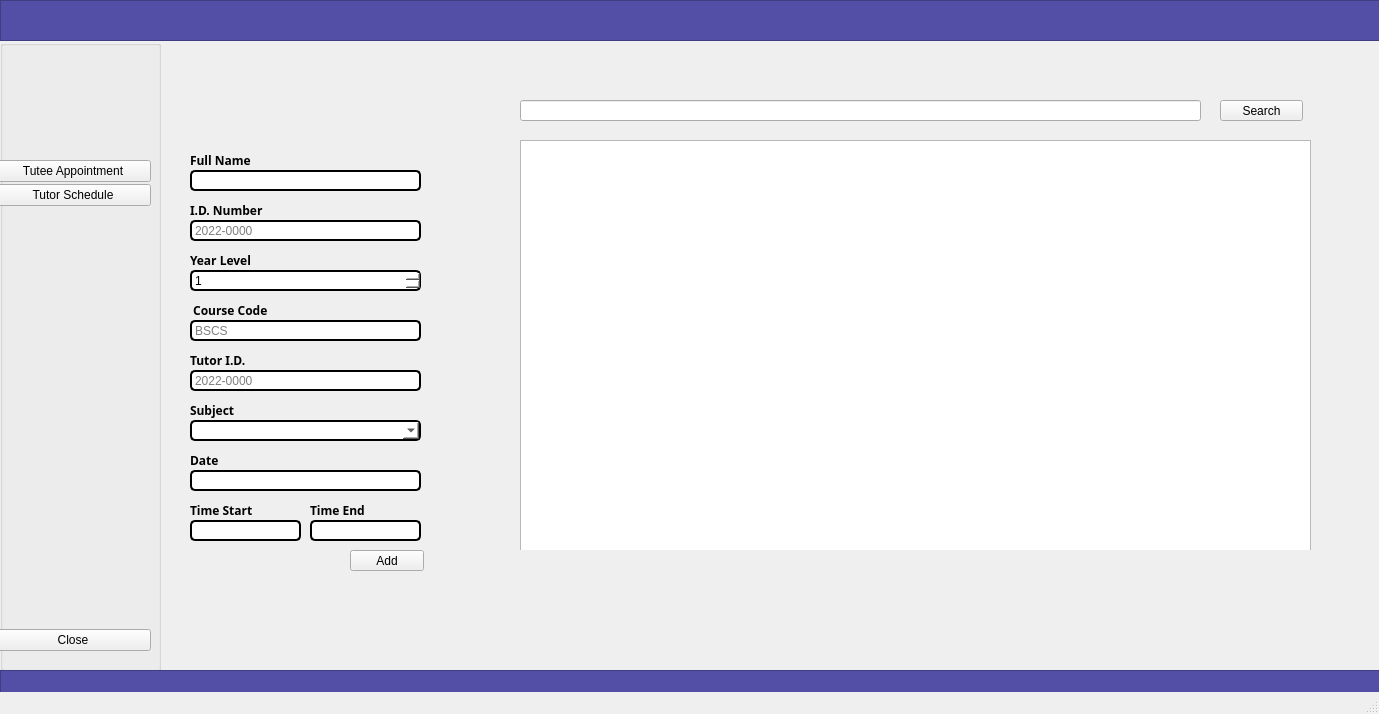
<?xml version="1.0" encoding="UTF-8"?>
<ui version="4.0">
 <class>MainWindow</class>
 <widget class="QMainWindow" name="MainWindow">
  <property name="geometry">
   <rect>
    <x>0</x>
    <y>0</y>
    <width>1379</width>
    <height>714</height>
   </rect>
  </property>
  <property name="windowTitle">
   <string>MainWindow</string>
  </property>
  <widget class="QWidget" name="centralwidget">
   <widget class="QStackedWidget" name="stackedWidget">
    <property name="geometry">
     <rect>
      <x>150</x>
      <y>50</y>
      <width>1231</width>
      <height>500</height>
     </rect>
    </property>
    <property name="currentIndex">
     <number>0</number>
    </property>
    <widget class="QWidget" name="page1">
     <widget class="QLabel" name="label1">
      <property name="geometry">
       <rect>
        <x>40</x>
        <y>100</y>
        <width>101</width>
        <height>21</height>
       </rect>
      </property>
      <property name="font">
       <font>
        <family>Rockwell</family>
        <bold>true</bold>
       </font>
      </property>
      <property name="text">
       <string>Full Name</string>
      </property>
     </widget>
     <widget class="QLineEdit" name="fullname1">
      <property name="geometry">
       <rect>
        <x>40</x>
        <y>120</y>
        <width>231</width>
        <height>21</height>
       </rect>
      </property>
      <property name="styleSheet">
       <string notr="true">background-color: white;
    border: 2px solid #000000;
    border-radius: 5px;
    padding: 1px;
    box-shadow: 0 0 10px rgba(0, 0, 0, 0.5);</string>
      </property>
     </widget>
     <widget class="QLabel" name="label2">
      <property name="geometry">
       <rect>
        <x>40</x>
        <y>150</y>
        <width>101</width>
        <height>21</height>
       </rect>
      </property>
      <property name="font">
       <font>
        <family>Rockwell</family>
        <bold>true</bold>
       </font>
      </property>
      <property name="text">
       <string>I.D. Number</string>
      </property>
     </widget>
     <widget class="QLineEdit" name="idnumber1">
      <property name="geometry">
       <rect>
        <x>40</x>
        <y>170</y>
        <width>231</width>
        <height>21</height>
       </rect>
      </property>
      <property name="styleSheet">
       <string notr="true">background-color: white;
    border: 2px solid #000000;
    border-radius: 5px;
    padding: 1px;
    box-shadow: 0 0 10px rgba(0, 0, 0, 0.5);</string>
      </property>
      <property name="placeholderText">
       <string>2022-0000</string>
      </property>
     </widget>
     <widget class="QLabel" name="label3">
      <property name="geometry">
       <rect>
        <x>40</x>
        <y>200</y>
        <width>101</width>
        <height>21</height>
       </rect>
      </property>
      <property name="font">
       <font>
        <family>Rockwell</family>
        <bold>true</bold>
       </font>
      </property>
      <property name="text">
       <string>Year Level</string>
      </property>
     </widget>
     <widget class="QLineEdit" name="coursecode1">
      <property name="geometry">
       <rect>
        <x>40</x>
        <y>270</y>
        <width>231</width>
        <height>21</height>
       </rect>
      </property>
      <property name="styleSheet">
       <string notr="true">background-color: white;
    border: 2px solid #000000;
    border-radius: 5px;
    padding: 1px;
    box-shadow: 0 0 10px rgba(0, 0, 0, 0.5);</string>
      </property>
      <property name="placeholderText">
       <string>BSCS</string>
      </property>
     </widget>
     <widget class="QSpinBox" name="yearlevel1">
      <property name="geometry">
       <rect>
        <x>40</x>
        <y>220</y>
        <width>231</width>
        <height>21</height>
       </rect>
      </property>
      <property name="styleSheet">
       <string notr="true">background-color: white;
    border: 2px solid #000000;
    border-radius: 5px;
    padding: 1px;
    box-shadow: 0 0 10px rgba(0, 0, 0, 0.5);</string>
      </property>
      <property name="minimum">
       <number>1</number>
      </property>
      <property name="maximum">
       <number>4</number>
      </property>
     </widget>
     <widget class="QLabel" name="label4">
      <property name="geometry">
       <rect>
        <x>40</x>
        <y>250</y>
        <width>101</width>
        <height>21</height>
       </rect>
      </property>
      <property name="font">
       <font>
        <family>Rockwell</family>
        <bold>true</bold>
       </font>
      </property>
      <property name="text">
       <string> Course Code</string>
      </property>
     </widget>
     <widget class="QLabel" name="label5">
      <property name="geometry">
       <rect>
        <x>40</x>
        <y>300</y>
        <width>101</width>
        <height>21</height>
       </rect>
      </property>
      <property name="font">
       <font>
        <family>Rockwell</family>
        <bold>true</bold>
       </font>
      </property>
      <property name="text">
       <string>Tutor I.D.</string>
      </property>
     </widget>
     <widget class="QLineEdit" name="tutorid1">
      <property name="geometry">
       <rect>
        <x>40</x>
        <y>320</y>
        <width>231</width>
        <height>21</height>
       </rect>
      </property>
      <property name="styleSheet">
       <string notr="true">background-color: white;
    border: 2px solid #000000;
    border-radius: 5px;
    padding: 1px;
    box-shadow: 0 0 10px rgba(0, 0, 0, 0.5);</string>
      </property>
      <property name="placeholderText">
       <string>2022-0000</string>
      </property>
     </widget>
     <widget class="QLabel" name="label6">
      <property name="geometry">
       <rect>
        <x>40</x>
        <y>350</y>
        <width>101</width>
        <height>21</height>
       </rect>
      </property>
      <property name="font">
       <font>
        <family>Rockwell</family>
        <bold>true</bold>
       </font>
      </property>
      <property name="text">
       <string>Subject</string>
      </property>
     </widget>
     <widget class="QLabel" name="label7">
      <property name="geometry">
       <rect>
        <x>40</x>
        <y>400</y>
        <width>101</width>
        <height>21</height>
       </rect>
      </property>
      <property name="font">
       <font>
        <family>Rockwell</family>
        <bold>true</bold>
       </font>
      </property>
      <property name="text">
       <string>Date</string>
      </property>
     </widget>
     <widget class="QLineEdit" name="date1">
      <property name="geometry">
       <rect>
        <x>40</x>
        <y>420</y>
        <width>231</width>
        <height>21</height>
       </rect>
      </property>
      <property name="styleSheet">
       <string notr="true">background-color: white;
    border: 2px solid #000000;
    border-radius: 5px;
    padding: 1px;
    box-shadow: 0 0 10px rgba(0, 0, 0, 0.5);</string>
      </property>
     </widget>
     <widget class="QLabel" name="label8">
      <property name="geometry">
       <rect>
        <x>40</x>
        <y>450</y>
        <width>101</width>
        <height>21</height>
       </rect>
      </property>
      <property name="font">
       <font>
        <family>Rockwell</family>
        <bold>true</bold>
       </font>
      </property>
      <property name="text">
       <string>Time Start</string>
      </property>
     </widget>
     <widget class="QLineEdit" name="timestart1">
      <property name="geometry">
       <rect>
        <x>40</x>
        <y>470</y>
        <width>111</width>
        <height>21</height>
       </rect>
      </property>
      <property name="styleSheet">
       <string notr="true">background-color: white;
    border: 2px solid #000000;
    border-radius: 5px;
    padding: 1px;
    box-shadow: 0 0 10px rgba(0, 0, 0, 0.5);</string>
      </property>
     </widget>
     <widget class="QLabel" name="label9">
      <property name="geometry">
       <rect>
        <x>160</x>
        <y>450</y>
        <width>101</width>
        <height>21</height>
       </rect>
      </property>
      <property name="font">
       <font>
        <family>Rockwell</family>
        <bold>true</bold>
       </font>
      </property>
      <property name="text">
       <string>Time End</string>
      </property>
     </widget>
     <widget class="QLineEdit" name="timeend1">
      <property name="geometry">
       <rect>
        <x>160</x>
        <y>470</y>
        <width>111</width>
        <height>21</height>
       </rect>
      </property>
      <property name="styleSheet">
       <string notr="true">background-color: white;
    border: 2px solid #000000;
    border-radius: 5px;
    padding: 1px;
    box-shadow: 0 0 10px rgba(0, 0, 0, 0.5);</string>
      </property>
     </widget>
     <widget class="QComboBox" name="subject1">
      <property name="geometry">
       <rect>
        <x>40</x>
        <y>370</y>
        <width>231</width>
        <height>21</height>
       </rect>
      </property>
      <property name="styleSheet">
       <string notr="true">background-color: white;
    border: 2px solid #000000;
    border-radius: 5px;
    padding: 1px;
    box-shadow: 0 0 10px rgba(0, 0, 0, 0.5);</string>
      </property>
     </widget>
     <widget class="QPushButton" name="pushButton">
      <property name="geometry">
       <rect>
        <x>190</x>
        <y>500</y>
        <width>83</width>
        <height>21</height>
       </rect>
      </property>
      <property name="text">
       <string>Add</string>
      </property>
     </widget>
     <widget class="QTableWidget" name="tableWidget_2">
      <property name="geometry">
       <rect>
        <x>370</x>
        <y>90</y>
        <width>791</width>
        <height>461</height>
       </rect>
      </property>
     </widget>
     <widget class="QLineEdit" name="searchline2_2">
      <property name="geometry">
       <rect>
        <x>370</x>
        <y>50</y>
        <width>681</width>
        <height>21</height>
       </rect>
      </property>
     </widget>
     <widget class="QPushButton" name="search2_2">
      <property name="geometry">
       <rect>
        <x>1070</x>
        <y>50</y>
        <width>83</width>
        <height>21</height>
       </rect>
      </property>
      <property name="text">
       <string>Search</string>
      </property>
     </widget>
    </widget>
    <widget class="QWidget" name="page2">
     <widget class="QLineEdit" name="idnumber2">
      <property name="geometry">
       <rect>
        <x>40</x>
        <y>170</y>
        <width>231</width>
        <height>21</height>
       </rect>
      </property>
      <property name="styleSheet">
       <string notr="true">background-color: white;
    border: 2px solid #000000;
    border-radius: 5px;
    padding: 1px;
    box-shadow: 0 0 10px rgba(0, 0, 0, 0.5);</string>
      </property>
      <property name="placeholderText">
       <string>2000-0000</string>
      </property>
     </widget>
     <widget class="QLabel" name="label15">
      <property name="geometry">
       <rect>
        <x>160</x>
        <y>300</y>
        <width>101</width>
        <height>21</height>
       </rect>
      </property>
      <property name="font">
       <font>
        <family>Rockwell</family>
        <bold>true</bold>
       </font>
      </property>
      <property name="text">
       <string>Time End</string>
      </property>
     </widget>
     <widget class="QLabel" name="label12">
      <property name="geometry">
       <rect>
        <x>40</x>
        <y>200</y>
        <width>101</width>
        <height>21</height>
       </rect>
      </property>
      <property name="font">
       <font>
        <family>Rockwell</family>
        <bold>true</bold>
       </font>
      </property>
      <property name="text">
       <string>Subject</string>
      </property>
     </widget>
     <widget class="QLabel" name="label11">
      <property name="geometry">
       <rect>
        <x>40</x>
        <y>150</y>
        <width>101</width>
        <height>21</height>
       </rect>
      </property>
      <property name="font">
       <font>
        <family>Rockwell</family>
        <bold>true</bold>
       </font>
      </property>
      <property name="text">
       <string>I.D. Number</string>
      </property>
     </widget>
     <widget class="QLineEdit" name="timeend2">
      <property name="geometry">
       <rect>
        <x>160</x>
        <y>320</y>
        <width>111</width>
        <height>21</height>
       </rect>
      </property>
      <property name="styleSheet">
       <string notr="true">background-color: white;
    border: 2px solid #000000;
    border-radius: 5px;
    padding: 1px;
    box-shadow: 0 0 10px rgba(0, 0, 0, 0.5);</string>
      </property>
     </widget>
     <widget class="QLabel" name="label14">
      <property name="geometry">
       <rect>
        <x>40</x>
        <y>300</y>
        <width>101</width>
        <height>21</height>
       </rect>
      </property>
      <property name="font">
       <font>
        <family>Rockwell</family>
        <bold>true</bold>
       </font>
      </property>
      <property name="text">
       <string>Time Start</string>
      </property>
     </widget>
     <widget class="QLabel" name="label10">
      <property name="geometry">
       <rect>
        <x>40</x>
        <y>100</y>
        <width>101</width>
        <height>21</height>
       </rect>
      </property>
      <property name="font">
       <font>
        <family>Rockwell</family>
        <bold>true</bold>
       </font>
      </property>
      <property name="text">
       <string>Full Name</string>
      </property>
     </widget>
     <widget class="QLineEdit" name="date2">
      <property name="geometry">
       <rect>
        <x>40</x>
        <y>270</y>
        <width>231</width>
        <height>21</height>
       </rect>
      </property>
      <property name="styleSheet">
       <string notr="true">background-color: white;
    border: 2px solid #000000;
    border-radius: 5px;
    padding: 1px;
    box-shadow: 0 0 10px rgba(0, 0, 0, 0.5);</string>
      </property>
     </widget>
     <widget class="QLineEdit" name="fullname2">
      <property name="geometry">
       <rect>
        <x>40</x>
        <y>120</y>
        <width>231</width>
        <height>21</height>
       </rect>
      </property>
      <property name="styleSheet">
       <string notr="true">background-color: white;
    border: 2px solid #000000;
    border-radius: 5px;
    padding: 1px;
    box-shadow: 0 0 10px rgba(0, 0, 0, 0.5);</string>
      </property>
     </widget>
     <widget class="QLabel" name="label13">
      <property name="geometry">
       <rect>
        <x>40</x>
        <y>250</y>
        <width>101</width>
        <height>21</height>
       </rect>
      </property>
      <property name="font">
       <font>
        <family>Rockwell</family>
        <bold>true</bold>
       </font>
      </property>
      <property name="text">
       <string>Date</string>
      </property>
     </widget>
     <widget class="QLineEdit" name="timestart2">
      <property name="geometry">
       <rect>
        <x>40</x>
        <y>320</y>
        <width>111</width>
        <height>21</height>
       </rect>
      </property>
      <property name="styleSheet">
       <string notr="true">background-color: white;
    border: 2px solid #000000;
    border-radius: 5px;
    padding: 1px;
    box-shadow: 0 0 10px rgba(0, 0, 0, 0.5);</string>
      </property>
     </widget>
     <widget class="QComboBox" name="subject2">
      <property name="geometry">
       <rect>
        <x>40</x>
        <y>220</y>
        <width>231</width>
        <height>21</height>
       </rect>
      </property>
      <property name="styleSheet">
       <string notr="true">background-color: white;
    border: 2px solid #000000;
    border-radius: 5px;
    padding: 1px;
    box-shadow: 0 0 10px rgba(0, 0, 0, 0.5);</string>
      </property>
     </widget>
     <widget class="QPushButton" name="search2">
      <property name="geometry">
       <rect>
        <x>1070</x>
        <y>50</y>
        <width>83</width>
        <height>21</height>
       </rect>
      </property>
      <property name="text">
       <string>Search</string>
      </property>
     </widget>
     <widget class="QLineEdit" name="searchline2">
      <property name="geometry">
       <rect>
        <x>370</x>
        <y>50</y>
        <width>681</width>
        <height>21</height>
       </rect>
      </property>
     </widget>
     <widget class="QTableWidget" name="tableWidget">
      <property name="geometry">
       <rect>
        <x>370</x>
        <y>90</y>
        <width>791</width>
        <height>461</height>
       </rect>
      </property>
     </widget>
     <widget class="QPushButton" name="delete2">
      <property name="geometry">
       <rect>
        <x>200</x>
        <y>350</y>
        <width>74</width>
        <height>21</height>
       </rect>
      </property>
      <property name="text">
       <string>Delete</string>
      </property>
     </widget>
     <widget class="QPushButton" name="add2">
      <property name="enabled">
       <bool>true</bool>
      </property>
      <property name="geometry">
       <rect>
        <x>280</x>
        <y>350</y>
        <width>74</width>
        <height>21</height>
       </rect>
      </property>
      <property name="text">
       <string>Add</string>
      </property>
     </widget>
     <widget class="QPushButton" name="edit2">
      <property name="geometry">
       <rect>
        <x>40</x>
        <y>350</y>
        <width>74</width>
        <height>21</height>
       </rect>
      </property>
      <property name="text">
       <string>Edit</string>
      </property>
     </widget>
     <widget class="QPushButton" name="save2">
      <property name="enabled">
       <bool>true</bool>
      </property>
      <property name="geometry">
       <rect>
        <x>120</x>
        <y>350</y>
        <width>74</width>
        <height>21</height>
       </rect>
      </property>
      <property name="text">
       <string>Save</string>
      </property>
     </widget>
    </widget>
   </widget>
   <widget class="QGroupBox" name="groupBox">
    <property name="geometry">
     <rect>
      <x>0</x>
      <y>40</y>
      <width>161</width>
      <height>631</height>
     </rect>
    </property>
    <property name="styleSheet">
     <string notr="true"/>
    </property>
    <property name="title">
     <string/>
    </property>
    <widget class="QWidget" name="layoutWidget">
     <property name="geometry">
      <rect>
       <x>-10</x>
       <y>120</y>
       <width>161</width>
       <height>491</height>
      </rect>
     </property>
     <layout class="QVBoxLayout" name="verticalLayout">
      <property name="spacing">
       <number>2</number>
      </property>
      <property name="leftMargin">
       <number>5</number>
      </property>
      <item>
       <widget class="QPushButton" name="tutee_appointment">
        <property name="text">
         <string>Tutee Appointment</string>
        </property>
       </widget>
      </item>
      <item>
       <widget class="QPushButton" name="tutor_schedule">
        <property name="styleSheet">
         <string notr="true"/>
        </property>
        <property name="text">
         <string>Tutor Schedule</string>
        </property>
       </widget>
      </item>
      <item>
       <spacer name="verticalSpacer">
        <property name="orientation">
         <enum>Qt::Vertical</enum>
        </property>
        <property name="sizeHint" stdset="0">
         <size>
          <width>20</width>
          <height>40</height>
         </size>
        </property>
       </spacer>
      </item>
      <item>
       <widget class="QPushButton" name="close">
        <property name="text">
         <string>Close</string>
        </property>
       </widget>
      </item>
     </layout>
    </widget>
   </widget>
   <widget class="QFrame" name="frame">
    <property name="geometry">
     <rect>
      <x>0</x>
      <y>0</y>
      <width>1381</width>
      <height>41</height>
     </rect>
    </property>
    <property name="styleSheet">
     <string notr="true">background-color: rgb(83, 79, 166);</string>
    </property>
    <property name="frameShape">
     <enum>QFrame::StyledPanel</enum>
    </property>
    <property name="frameShadow">
     <enum>QFrame::Raised</enum>
    </property>
   </widget>
   <widget class="QFrame" name="frame_2">
    <property name="geometry">
     <rect>
      <x>0</x>
      <y>670</y>
      <width>1381</width>
      <height>41</height>
     </rect>
    </property>
    <property name="styleSheet">
     <string notr="true">background-color: rgb(83, 79, 166);</string>
    </property>
    <property name="frameShape">
     <enum>QFrame::StyledPanel</enum>
    </property>
    <property name="frameShadow">
     <enum>QFrame::Raised</enum>
    </property>
   </widget>
   <widget class="QPushButton" name="add1">
    <property name="enabled">
     <bool>true</bool>
    </property>
    <property name="geometry">
     <rect>
      <x>350</x>
      <y>550</y>
      <width>74</width>
      <height>21</height>
     </rect>
    </property>
    <property name="text">
     <string>Add</string>
    </property>
   </widget>
   <zorder>groupBox</zorder>
   <zorder>stackedWidget</zorder>
   <zorder>frame</zorder>
   <zorder>frame_2</zorder>
   <zorder>add1</zorder>
  </widget>
  <widget class="QStatusBar" name="statusbar"/>
  <widget class="QMenuBar" name="menubar">
   <property name="geometry">
    <rect>
     <x>0</x>
     <y>0</y>
     <width>1379</width>
     <height>25</height>
    </rect>
   </property>
  </widget>
 </widget>
 <resources/>
 <connections/>
</ui>
